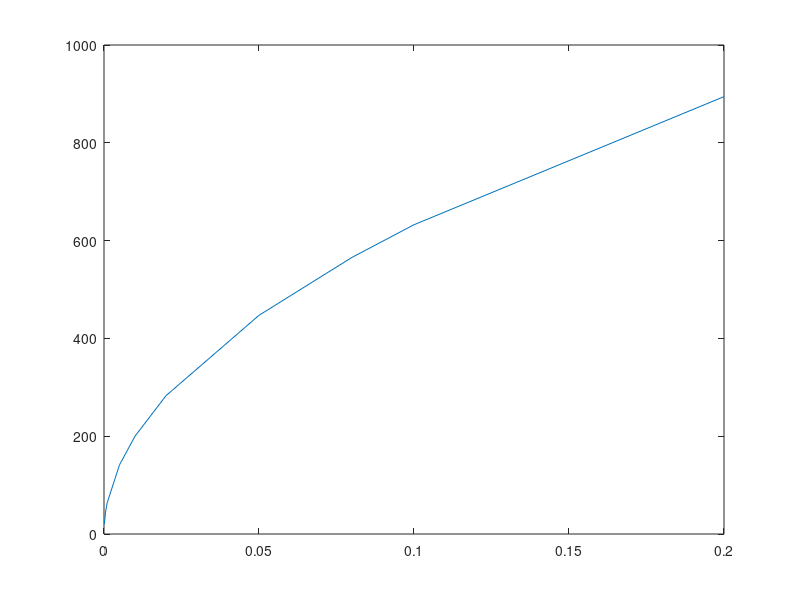
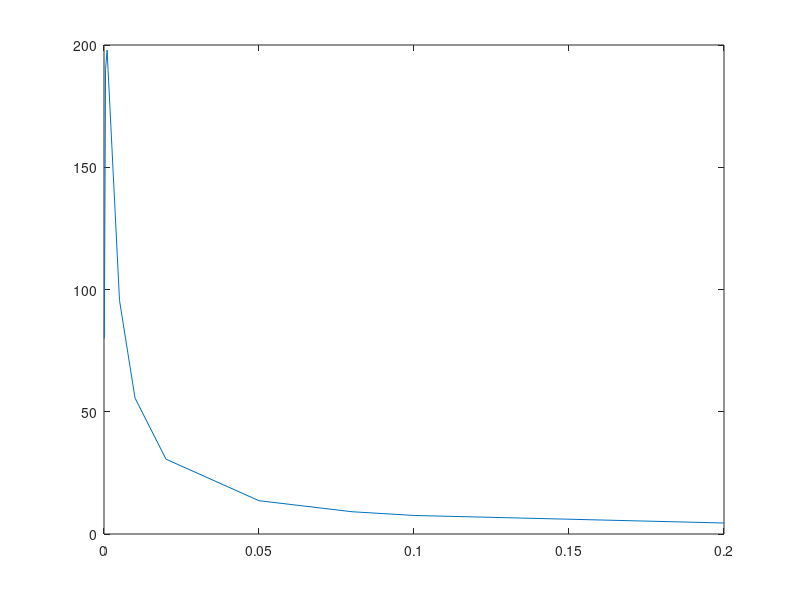

These figures' MATLAB source, in order:
n=1000;
p=[1e-4,5e-4,1e-3,5e-3,1e-2,2e-2,5e-2,8e-2,0.1,0.2];
E1=2*n*sqrt(p);
figure(1);
plot(p,E1);
k=1./(1+n.*p);
T=1;
E2=1+n*k.*(p+(1-p).*(1-(1-k.*p).^(n-1)));
figure(2);
plot(p,E2);